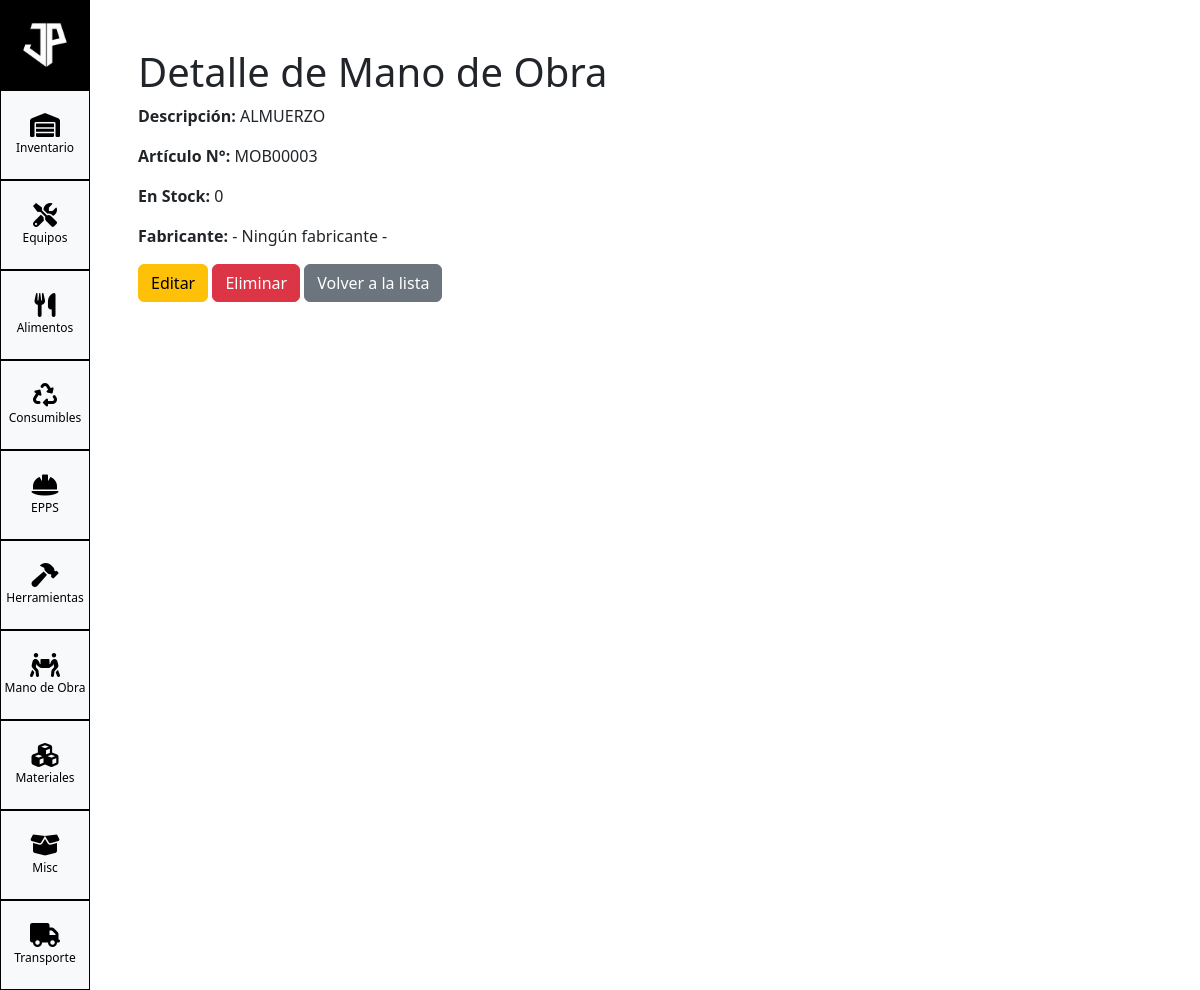
The app's page /inventory/inventario/mano_de_obra/1/ with its own data.
### inventory/models.py (models this page shows, shortened)
class BaseInventario(models.Model):
    num_articulo = models.CharField(max_length=50)
    descripcion = models.CharField(max_length=255)
    en_stock = models.IntegerField(default=0)
    codigo_barras = models.CharField(max_length=100, blank=True, default='')
    grupo_articulos = models.CharField(max_length=100, default='MISC')
    fabricante = models.CharField(max_length=100, blank=True, default='')
    unidad_medida = models.CharField(max_length=50, blank=True, default='')
    precio_unitario_diario = models.DecimalField(max_digits=10, decimal_places=2, default=0)
    ultimo_precio_compra = models.DecimalField(max_digits=10, decimal_places=2, default=0)
    class Meta:
        abstract = True

class ManoDeObra(BaseInventario):
    grupo_articulos = models.CharField(max_length=100, default='MANODEOBRA')

### inventory/views/mano_de_obra.py (the view)
# urls.py: path('inventario/mano_de_obra/<int:pk>/', ManoDeObraDetailView.as_view(), name='mano_de_obra-detail'),
class ManoDeObraDetailView(DetailView):
    model = ManoDeObra
    template_name = 'manodeobra/mano_de_obra_detail.html'  # Cambia esto cuando tengas las plantillas

### inventory/templates/manodeobra/mano_de_obra_detail.html (shortened to what this page needs)
{% extends "base_inventario.html" %}
{% block content %}
<div class="container">
    <h1>Detalle de Mano de Obra</h1>
    <p><strong>Descripción:</strong> {{ object.descripcion }}</p>
    <p><strong>Artículo N°:</strong> {{ object.num_articulo }}</p>
    <p><strong>En Stock:</strong> {{ object.en_stock }}</p>
    <p><strong>Fabricante:</strong> {{ object.fabricante }}</p>
    <a href="{% url 'mano_de_obra-update' object.pk %}" class="btn btn-warning">Editar</a>
    <a href="{% url 'mano_de_obra-delete' object.pk %}" class="btn btn-danger">Eliminar</a>
    <a href="{% url 'mano_de_obra-list' %}" class="btn btn-secondary">Volver a la lista</a>
</div>
{% endblock %}

### static/css/custom.css (style rules this page uses)
body, html { height: 100%; margin: 0; padding: 0; }

### records on screen
ManoDeObra: descripcion "ALMUERZO", num_articulo "MOB00003", en_stock "0", fabricante "- Ningún fabricante -"
